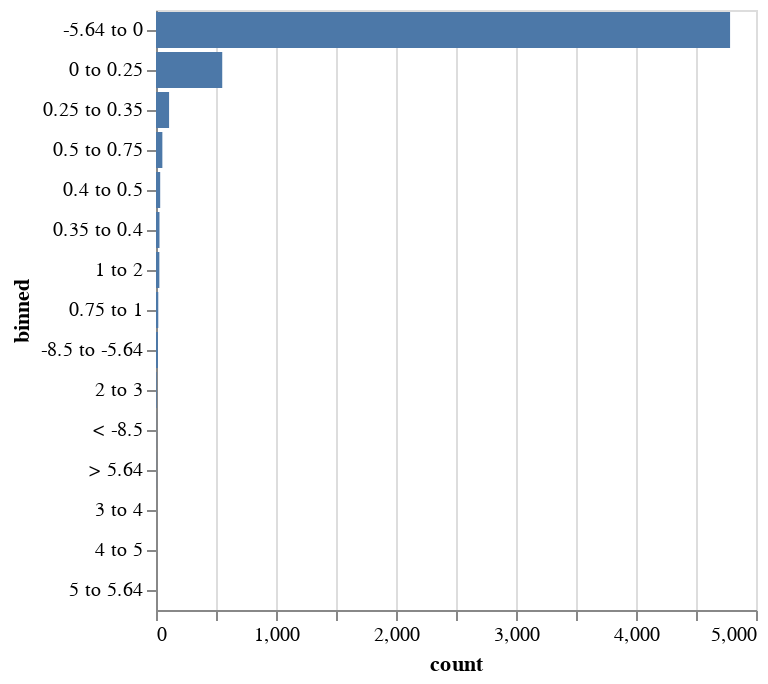

The notebook cell this image was saved under:
### Code cell
# Get the value counts of the 'binned' column
value_counts = lc['binned'].value_counts().reset_index()
value_counts.columns = ['binned', 'count']

# Create a histogram of the value counts
chart2 = alt.Chart(value_counts).mark_bar().encode(
    x='count',
    y=alt.Y('binned', sort='-x')
)

# Show the chart
chart2

### Figure 1 — Vega-Lite specification as saved in the notebook (floating-point values rounded to 4 significant figures)
{"config": {"view": {"continuousWidth": 300, "continuousHeight": 300}}, "data": {"name": "data-25ea40edf1a0692d727af29c43920497"}, "mark": {"type": "bar"}, "encoding": {"x": {"field": "count", "type": "quantitative"}, "y": {"field": "binned", "sort": "-x", "type": "ordinal"}}, "$schema": "https://vega.github.io/schema/vega-lite/v5.8.0.json", "datasets": {"data-25ea40edf1a0692d727af29c43920497": [{"binned": "-5.64 to 0", "count": 4784}, {"binned": "0 to 0.25", "count": 552}, {"binned": "0.25 to 0.35", "count": 109}, {"binned": "0.5 to 0.75", "count": 53}, {"binned": "0.4 to 0.5", "count": 35}, {"binned": "0.35 to 0.4", "count": 29}, {"binned": "1 to 2", "count": 28}, {"binned": "0.75 to 1", "count": 19}, {"binned": "-8.5 to -5.64", "count": 16}, {"binned": "2 to 3", "count": 5}, {"binned": "< -8.5", "count": 1}, {"binned": "> 5.64", "count": 1}, {"binned": "3 to 4", "count": 0}, {"binned": "4 to 5", "count": 0}, {"binned": "5 to 5.64", "count": 0}]}}
